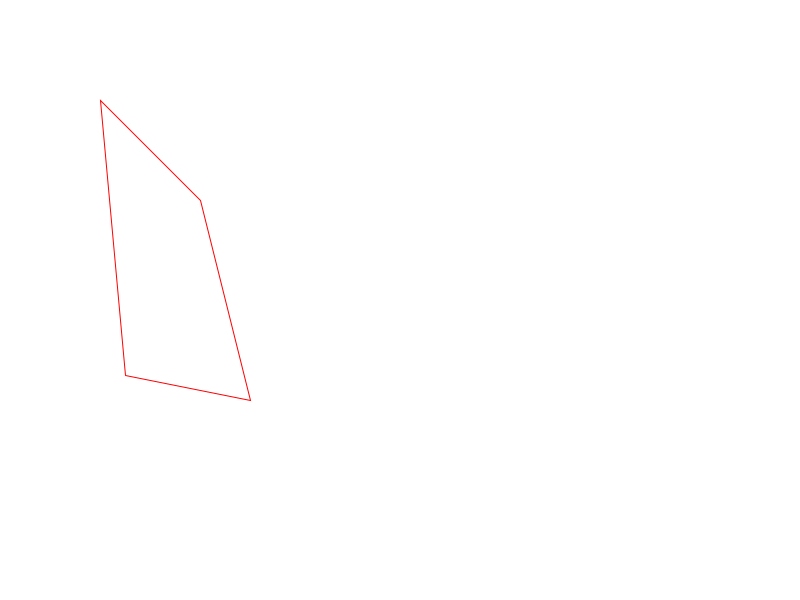
Frame 1 (no input)
Frame 60 (the mouse pressed at the canvas centre just before this capture): identical to frame 1, image omitted
Frame 120 (the mouse held since frame 60 and released just before this capture): identical to frame 1, image omitted

The Processing sketch that drew this single still picture (run headless with seeded random() and noise(); from frame 60 on, the mouse is pressed at the canvas centre):

// Processing sketch: exercise_2_7
// ── exercise_2_7.pde
void setup() {
  size(800, 600);
}

void draw() {
  background(255);
  stroke(255, 0, 0);
  quad(100, 100, 200, 200, 250, 400, 125, 375);
}
